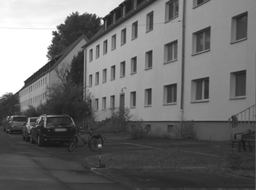
#> input picture HW2S/code/road.png, 256 x 190 px, shrunk from 548 x 407 before the run
$ python HW2Code_Kunal.py
#> lines starting #> are read from the running program, lines starting #| are printed output that depends on the picture; after the words box and inside, x2 and y2 are one past the last pixel; in counts of white or black regions, pixels touching at a corner belong together
import numpy as np
import random
import itertools
import math
import cv2


def apply_filter(filter, arr):
    try:
        """
        This method convolves an image with a given kernel.
        Parameters
        ----------
        filter:array, Required

        arr: array, Required

        return tuple
        """

        canvas = updated_arr(arr)
        img = updated_arr(arr)
        for i in range(1, len(arr) - 1):
            for j in range(1, len(arr[i]) - 1):
                pos = 0
                for rows in range(len(filter)):
                    for columns in range(len(filter[rows])):
                        x = rows - (len(filter) // 2)
                        y = columns - (len(filter[rows]) // 2)
                        pos += filter[rows][columns] * arr[i + x][j + y]
                canvas[i][j] = pos

                img[i][j] = 0 if pos < 0 else  255 if pos > 255 else  pos
        return (canvas, img)
    except:
        print("error in Apply_filter fn")


def overlay_image(item1, item2, bg = False):
    try:
        """
        This method used to overlays images based on gradient value.
        Parameters
        ----------
        item1:array , Required

        item2:array, Required

        bg:boolean, Optional

        return tuple of item1 and image
        """
        img = item1.copy()
        for i in range(len(item1)):
            for j in range(len(item1[i])):
                if not bg:
                    val = math.sqrt(item1[i][j] ** 2 + item2[i][j] ** 2)
                    item1[i][j] = val
                    img[i][j] = 0 if val < 0 else 255 if val > 255 else  val
                else:
                    if item2[i][j] > item1[i][j]:
                        item1[i][j] = item2[i][j]

                    img[i][j] = 0 if item1[i][j] < 0 else 255 if item1[i][j] > 255 else item1[i][j]
        return (item1, img)
    except:
        print("Error in overlay_image function")


def non_max_supresn(arr, horizontal, vertical, mode):
    try:
        """
        This method supresses pixel intensities based on the neighborhood pixel,

        Parameters
        ----------
        arr: array, Required

        horizontal:array, Required

        vertical:array, Required

        mode : str , Required

        return list
        """

        canvas = arr.copy()
        img = arr.copy()
        for i in range(len(arr)):
            for j in range(len(arr[i])):
                if mode == "edges":
                    angle = math.atan2(vertical[i][j], horizontal[i][j])
                    canvas[i][j] = arr[i][j]
                    if i == 0 or j == 0 or i == len(arr) - 1  or j == len(arr[i]) - 1:
                        canvas[i][j] = 0
                    elif (angle >=  -1*math.pi/8 and angle <= math.pi / 8) or (angle > 7*math.pi/8 and angle <= -7*math.pi/8):
                        if arr[i][j] <= arr[i][j+1] or arr[i][j] <= arr[i][j-1]:
                            canvas[i][j] = 0
                    elif (angle < -1*math.pi/8 and angle >= -3*math.pi/8) or (angle > math.pi/8 and angle <= 3*math.pi/8):
                        if arr[i][j] <= arr[i+1][j+1] or arr[i][j] <= arr[i-1][j-1]:
                            canvas[i][j] = 0
                    elif (angle < -3*math.pi/8 and angle >= -5*math.pi/8) or (angle > 3*math.pi/8 and angle <= 5*math.pi/8):
                        if arr[i][j] <= arr[i+1][j] or arr[i][j] <= arr[i-1][j]:
                            canvas[i][j] = 0
                    elif (angle < -5*math.pi/8 and angle >= -7*math.pi/8) or (angle > 5*math.pi/8 and angle <= 7*math.pi/8):
                        if arr[i][j] <= arr[i+1][j-1] or arr[i][j] <= arr[i-1][j+1]:
                            canvas[i][j] = 0
                    else:
                        canvas[i][j] = 0


                    img[i][j] = 0 if canvas[i][j] < 0 else 255 if canvas[i][j] > 255 else canvas[i][j]

                elif mode == "corners":
                    canvas[i][j] = arr[i][j]
                    if (i == 0 or j == 0 or i == len(arr) - 1 or j == len(arr[i]) - 1):
                        canvas[i][j] = 0
                    elif not (arr[i][j] > arr[i+1][j+1] and arr[i][j] > arr[i-1][j-1] and arr[i][j] > arr[i+1][j-1] and arr[i][j] > arr[i-1][j+1] and arr[i][j] > arr[i][j+1] and arr[i][j] > arr[i][j-1] and arr[i][j] > arr[i+1][j] and arr[i][j] > arr[i-1][j]):
                        canvas[i][j] = 0

                    img[i][j] = 0 if canvas[i][j] < 0 else  255 if canvas[i][j] > 255 else  canvas[i][j]


        return [canvas, img]
    except:
        print("Error in non_max_supresn fn")

def threshold(canvas,min_value,max_value):
    try:

        """
        This method used to set pixel value to zero when it less than min_value,
        and if it is greater than min_value and less than max_value then set to 125 else 255.

        Parameters
        ----------
        canvas: , Required

        min_value:int, Required

        max_value:int, Required

        return canvas
        """
        canvas_len=len(canvas)
        for i in range(canvas_len):
            canvas_item_len=len(canvas[i])
            for j in range(canvas_item_len):
                canvas[i][j] = 0 if canvas[i][j] < min_value else  125 if canvas[i][j] < max_value else 255
        return canvas
    except:
        print("Error in threshold function")


def hes_matrix(xxcord, yycord, xycord, yxcord, threshold):
    try:
        """
        This method used to hessian matrix to detect corners

        Parameters
        ----------
        xxcord:array , Required

        yycord:array, Required

        xycord:array , Required

        yxcord:array, Required

        threshold:float, Required

        return list of list item
        """
        arr = xxcord.copy()
        img = xxcord.copy()
        for i in range(len(xxcord)):
            for j in range(len(xxcord[i])):
                det = xxcord[i][j]*yycord[i][j]-xycord[i][j]*yxcord[i][j]
                trace = xxcord[i][j] + yycord[i][j]
                r = det - .06*(trace**2)
                arr[i][j] = r
                if r > threshold:
                    img[i][j] = 255
                else:
                    arr[i][j] = 0
                    img[i][j] = 0
        return [arr, img]
    except:
        print("Error in hes_matrix fn")

def updated_arr(img):
    try:
        """
        This method create a array of a image
        Parameters
        ----------
        img:array, Required

        return list
        """
        arr_item = []
        for i in range(len(img)):
            arr_item += [[]]
            for j in range(len(img[i])):
                arr_item[i] += [img[i][j]]
        arr_item = np.array(arr_item, dtype="float32")
        return arr_item
    except:
        print("Error updated_arr in Function")


def corners_to_list(corners):
    try:
        """
        This methods change the list of corners into a list

        Parameters
        ----------
        corners: array, Required

        Return list of corners
        """
        corners_list = []
        for i in range(len(corners)):
            for j in range(len(corners[i])):
                if corners[i][j] > 0:
                    corners_list += [(i, j)]
        return corners_list
    except:
        print("Error in Corner_to_list function")

def ransac_algo(corners, threshold, inliers, it):
    try:
        """
        This methods uses the RANSAC algorithm on set of points of image.

        Parameters
        ----------
        corners: array, Required

        threshold: float, Required

        inliers: Required

        it: int, Required

        Return list of list
        """

        maxpts = []
        passes = []
        success = []
        used = []
        endpoints = []
        for i in range(it):
            maxpts += [[0, 0]]
            passes += [[(0, 0)]]
            success += [0]
            used += [[]]
            endpoints += [[]]
        for j in range(17):
            items = random.sample(range(len(corners)), 2)
            endpoints[j] = [corners[items[0]], corners[items[1]]]
            passes[j] = [corners[items[0]], corners[items[1]]]
            line_dim = (corners[items[0]][0] - corners[items[1]][0])**2 + (corners[items[0]][1] - corners[items[1]][1])**2
            try:
                m = (corners[items[0]][0] - corners[items[1]][0]) / (corners[items[0]][1] - corners[items[1]][1])
            except:
                continue
            if m == 0:
                continue
            b = -m*corners[items[0]][1] + corners[items[0]][0]
            for k in range(len(corners)):
                cornerx = (corners[k][1] / m + corners[k][0] - b)/(m + 1/m)
                cornery = cornerx * m + b
                d = (corners[k][1] - cornerx) ** 2 + (corners[k][0] - cornery) ** 2
                if d <= threshold ** 2:
                    success[j] += 1
                    used[j] += [corners[k]]
                    first_dim = (corners[k][0] - endpoints[j][0][0])**2 + (corners[k][1] - endpoints[j][0][1])**2
                    second_dim = (corners[k][0] - endpoints[j][1][0])**2 + (corners[k][1] - endpoints[j][1][1])**2
                    if first_dim > line_dim or second_dim > line_dim:
                        if first_dim <= second_dim:
                            if first_dim > maxpts[j][0]:
                                maxpts[j][0] = first_dim
                                passes[j][0] = corners[k]
                        else:
                            if second_dim > maxpts[j][1]:
                                maxpts[j][1] = second_dim
                                passes[j][1] = corners[k]
                if success[j] >= inliers:
                    return [passes[j], used[j], endpoints[j]]
        winner = success.index(max(success))
        return [passes[winner] , used[winner], endpoints[winner]]
    except:
        print("Error in ransac_algo function")

def apply_ransac(img, corners, threshold = math.sqrt(3.84), inliers = 1000, features = 4, it = 17):
    try:
        """
        This methods apply the RANSAC algorithm on an image as per iteration value(it parameter) ,
        and creates an image.

        Parameters
        ----------
        img: array, Required

        corners: array, Required

        threshold: float, Optional

        inliers: int, Optional

        features: int, Optional

        it: int, Optional

        Return array
        """
        colors = list(itertools.product([0, 255], repeat = 3))
        color = random.sample(colors[1:-1], features + 1)
        for i in range(features):
            winner = ransac_algo(corners, threshold, inliers, it)
            img = cv2.line(img, (winner[0][0])[::-1], (winner[0][1])[::-1], color[i], 1)
            for j in range(len(winner[1])):
                pt = winner[1][j]
                for row in range(3):
                    for column in range(3):
                        x = row - 1
                        y = column - 1
                        img[pt[0] + x][pt[1] + y] = color[i] if pt != winner[2][0] and pt != winner[2][1] else color[-1]
                corners.remove(pt)
        return img
    except:
        print("Error in apply_ransac function")


def hough_transform(img, corners, angle, radius, features):
    try:
        """
        This method apply Hough Transform on a set of points.

        Parameters
        ----------
        img:array, Required

        corners:array, Required

        angle: int, Optional

        radius: Optional

        features: int, Optional

        return cordinates, list
        """
        cordinates = []
        for i in range(features):
            cordinates += [[(0, 0), 0]]
        hough = []
        for i in range(radius):
            hough += [[]]
            for j in range(angle):
                hough[i] += [0]
        for i in range(len(corners)):
            for j in range(0, angle):
                r = corners[i][1]*math.cos(j * math.pi / angle) + corners[i][0]*math.sin(j * math.pi / angle)
                rbin = math.floor(radius/2 / math.sqrt(len(img)**2 + len(img[1])**2) * r + radius/2)
                r = math.floor(r)
                hough[rbin][j] += 1
                for k in range(features):
                    if hough[rbin][j] > cordinates[k][1]:
                        if [(r, j * math.pi / angle), hough[rbin][j]-1] in cordinates:
                            index = cordinates.index([(r, j * math.pi / angle), hough[rbin][j]-1])
                            cordinates = cordinates[:k] + [[(r, j * math.pi / angle), hough[rbin][j]]] + cordinates[k:index] + cordinates[index+1:]
                        else:
                            cordinates = cordinates[:k] + [[(r, j * math.pi / angle), hough[rbin][j]]] + cordinates[k:-1]
                        break
        return cordinates
    except:
        print("Error in hough_transform function")

def apply_hough(img, corners, angle = 180, radius = None, features = 4):
    try:
        """
        This method apply Hough Transofrm a specifed amount of times, and creates an image depicting the result.

        Parameters
        ----------
        img:array, Required

        corners:array, Required

        angle: int, Optional

        radius: Optional

        features: int, Optional

        return array

        """
        if radius == None:
            radius = math.ceil(2*math.sqrt(len(img)**2 + len(img[1])**2))
        hough = hough_transform(img, corners, angle, radius, features)
        for i in range(features):
            pt1 = int(hough[i][0][0]/math.sin(hough[i][0][1]))
            pt2 = int((hough[i][0][0] - len(img[1])*math.cos(hough[i][0][1]))/math.sin(hough[i][0][1]))
            img = cv2.line(img, (0, pt1), (len(img[1]), pt2), (0, 0 , 255), 1)
        return img
    except:
        print("Error in apply_hough function")

if __name__ == "__main__":

    try:
        """Filtering variable and corrosponding values.
        g: gaussian
        h_sobel: Horizontal Sobel Filter values
        v_sobel: Verticle Sobel Filter values
        """
        g = [[0.077847, 0.123317, 0.077847],
                    [0.123317, 0.195346, 0.123317],
                    [0.077847, 0.123317, 0.077847]]
        h_sobel = [[1, 2, 1],
                [0, 0, 0],
                [-1, -2, -1]]
        v_sobel = [[1, 0, -1],
                [2, 0, -2],
                [1, 0, -1]]

        img = cv2.imread("road.png", 0)
#> img is the input picture: shape (190, 256); min 20, max 255, mean 107.6
        arr = updated_arr(img)
#> the loop in updated_arr, `for i in range(len(img)):` made 190 passes
#> after the loop in updated_arr, `for i in range(len(img)):`: arr_item = 190 items

        gfilImg = apply_filter(g, arr)
#> the loop in updated_arr (call 2), `for i in range(len(img)):` made 190 passes
#> after the loop in apply_filter, `for i in range(1, len(arr) - 1):`:
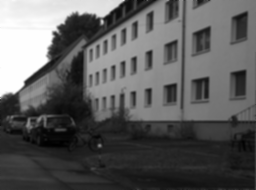
#> canvas: shape (190, 256) float32; min 24.12, max 255, mean 107.6; drawn with min black and max white
        h = apply_filter(h_sobel, gfilImg[0])
        v = apply_filter(v_sobel, gfilImg[0])


        """Apply flter for Horizontal and Vertical sobel
        cord1_xx: for XX cordinates
        cord1_yy: for YY cordinates
        cord1_xy: for XY cordinates
        cord1_yx: for YX cordinates
        """
        cord1_xx = apply_filter(h_sobel, h[0])
        cord1_yy = apply_filter(v_sobel, v[0])
        cord1_xy = apply_filter(v_sobel, h[0])
        cord1_yx = apply_filter(h_sobel, v[0])

        edges = overlay_image(h[0], v[0])
        suppress_edges = non_max_supresn(edges[0], h[0], v[0], "edges")
#> suppress_edges = 2 items
        threshold_edges = threshold(suppress_edges[0], 175, 60)
#> in threshold, `canvas_len=len(canvas)`: canvas_len = 190
#> after the loop in threshold, `for i in range(canvas_len):`:
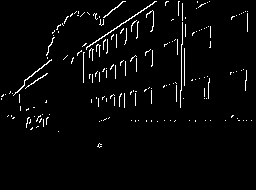
#> canvas: shape (190, 256) float32; 3% white in thin lines or dots, all inside (x1, y1, x2, y2) = (1, 1, 252, 148)

        hess_matrix = hes_matrix(cord1_xx[0], cord1_yy[0], cord1_xy[0], cord1_yx[0], 175000)
#> after the loop in hes_matrix, `for i in range(len(xxcord)):`: img: shape (190, 256) float32; 0.92% white in thin lines or dots, all inside (x1, y1, x2, y2) = (4, 1, 247, 147)
#> hess_matrix = 2 items
        hess_threshold = non_max_supresn(hess_matrix[0], h[0], v[0], "corners")
#> call 2 of non_max_supresn, with mode = 'corners'
#> after the loop in non_max_supresn (call 2), `for i in range(len(arr)):`:
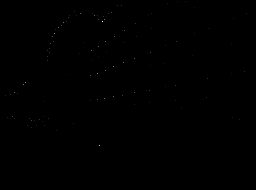
#> canvas: shape (190, 256) float32; min 0, max 2617910.8, mean 1297; drawn with min black and max white
#> after the loop in non_max_supresn (call 2), `for i in range(len(arr)):`: img: shape (190, 256) float32; 0.24% white in thin lines or dots, all inside (x1, y1, x2, y2) = (5, 1, 247, 146)
#> hess_threshold = 2 items
        updated_hess_matrix = overlay_image(hess_threshold[0], threshold_edges / 4, bg=True)
#> call 2 of overlay_image, with bg = True
#> after the loop in overlay_image (call 2), `for i in range(len(item1)):`:
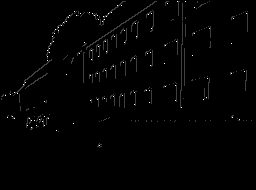
#> img: shape (190, 256) float32; 3.22% of pixels changed, all inside (x1, y1, x2, y2) = (1, 1, 252, 148)

        colored = (updated_hess_matrix[1]).copy()
        colored = cv2.cvtColor(updated_hess_matrix[1], cv2.COLOR_GRAY2RGB)

        """
        Applying RANSAC
        """
        ransac_image = colored.copy()
        ransac_image = apply_ransac(ransac_image, corners_to_list(hess_threshold[1]), it = 25)
#> after the loop in corners_to_list, `for i in range(len(corners)):`: corners_list = 117 pairs, first value 1 to 145, second value 5 to 246
#> in apply_ransac, `colors = list(itertools.product([0, 255], repeat = 3))`: colors = [(0, 0, 0), (0, 0, 255), (0, 255, 0), (0, 255, 255), (255, 0, 0), (255, 0, 255), (255, 255, 0), (255, 255, 255)]
#> in apply_ransac, `color = random.sample(colors[1:-1], features + 1)`: color = [(255, 0, 0), (255, 255, 0), (0, 0, 255), (0, 255, 0), (0, 255, 255)]
#> after the loop in apply_ransac, `for i in range(features):`:
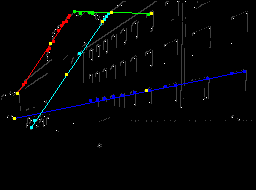
#> img: shape (190, 256, 3) float32; mean B, G, R 4.5, 3.8, 3.3
#> after the loop in apply_ransac, `for i in range(features):`: corners = 75 pairs, first value 1 to 145, second value 5 to 246

        """
        Hough Transformation with the hess_threshold values
        """
        Hough_transform  = colored.copy()
        Hough_transform  = apply_hough(Hough_transform, corners_to_list(hess_threshold[1]), angle=45)
#> in apply_hough, `radius = math.ceil(2*math.sqrt(len(img)**2 + len(img[1])**2))`: radius = 638
#> the loop in hough_transform, `for i in range(len(corners)):` made 117 passes
#> after the loop in hough_transform, `for i in range(len(corners)):`: cordinates = [[(104, 1.19), 9], [(114, 1.4), 8], [(103, 1.19), 7], [(95, 0.628), 7]]; hough = 638 items; index = 2
#> in apply_hough, `hough = hough_transform(img, corners, angle, radius, features)`: hough has the same summary as cordinates in hough_transform
#> the loop in apply_hough, `for i in range(features):` made 4 passes
#> (pt1, pt2) on passes 1 to 4: (112, 8), (115, 70), (111, 7), (161, -190)
#> after the loop in apply_hough, `for i in range(features):`:
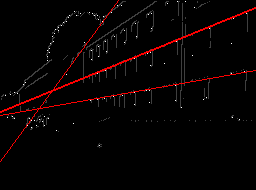
#> img: shape (190, 256, 3) float32; mean B, G, R 2.3, 2.3, 7.1


        """
        Saving all output images
        """
        cv2.imwrite("gaussian_filter.png", gfilImg[1])
        cv2.imwrite("h_sobel_filter.png", h[1])
        cv2.imwrite("v_sobel_filter.png", v[1])
        cv2.imwrite("cord1.png", cord1_xx[1])
        cv2.imwrite("cord2.png", cord1_yy[1])
        cv2.imwrite("cord3.png", cord1_xy[1])
        cv2.imwrite("cord4.png", cord1_yx[1])
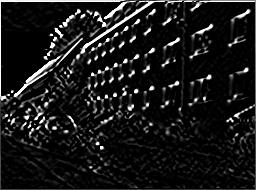
#> saved as cord4.png: shape (190, 256); min 0, max 255, mean 24.7
        cv2.imwrite("edges_with_no_supress.png", edges[1])
        cv2.imwrite("edges_with_supress.png", suppress_edges[1])
        cv2.imwrite("edges_threshold.png", threshold_edges)
        cv2.imwrite("corners.png", hess_matrix[1])
        cv2.imwrite("corners_threshold.png", hess_threshold[1])
        cv2.imwrite("updated_corners.png", updated_hess_matrix[1])
        cv2.imwrite("ransac.png", ransac_image)
        cv2.imwrite("hough_image.png", Hough_transform)
    except:
        print("Error n main Fn")
